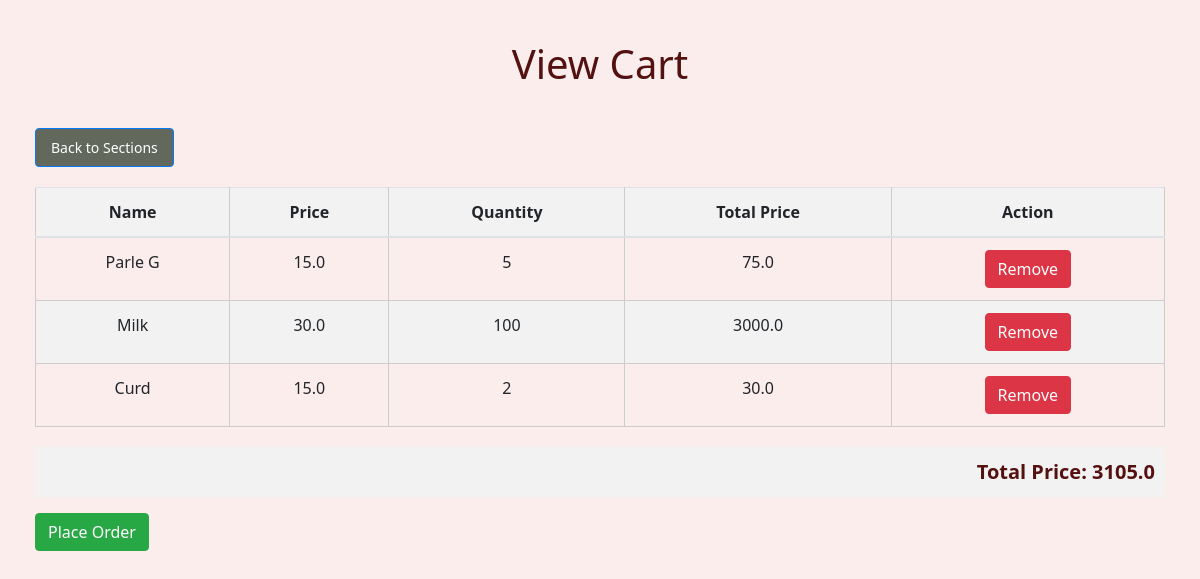
Screenshot of /view_cart (signed in) with the database file from the repository.
### model.py (models this page shows, shortened)
class Cart(db.Model):
    id = db.Column(db.Integer, primary_key=True)
    user_id = db.Column(db.Integer, db.ForeignKey('user.id'), nullable=False)
    user = db.relationship('User', backref=db.backref('Cart', lazy=True))
    product_id = db.Column(db.Integer, db.ForeignKey('product.id'), nullable=False)
    product = db.relationship('Product', backref=db.backref('Cart', lazy=True))
    quantity = db.Column(db.Integer, nullable=False)

class Product(db.Model):
    id = db.Column(db.Integer, primary_key=True)
    name = db.Column(db.String(80), unique=True, nullable=False)
    price = db.Column(db.Float, nullable=False)
    manufacture_date = db.Column(db.DateTime , nullable = False)
    exp_date = db.Column(db.DateTime , nullable = False)
    section_id = db.Column(db.Integer, db.ForeignKey('section.id'), nullable=False)
    units = db.Column(db.Integer,nullable = False)
    section = db.relationship('Section', backref=db.backref('products', lazy=True))

### user.py (the view)
@app.route('/view_cart')
@login_required
def view_cart():
    user_id = current_user.id
    cart_items = Cart.query.filter_by(user_id=user_id).all()
    total_price = sum(item.product.price * item.quantity for item in cart_items)
    return render_template('view_cart.html', cart_items=cart_items, total_price=total_price)

### model.py (called while the page is built)
@login_manager.user_loader
def load_user(user_id):
    user = User.query.get(int(user_id))
    return user

### templates/view_cart.html (shortened to what this page needs)
<!DOCTYPE html>
<html>
<head>
    <link rel="stylesheet" href="https://maxcdn.bootstrapcdn.com/bootstrap/4.5.2/css/bootstrap.min.css">
</head>
<body>
    <div class="container">
        <h1>View Cart</h1>
        <a href="{{ url_for('user_sections') }}" class="btn btn-primary">Back to Sections</a>
        <table class="table">
            <thead>
                <tr>
                    <th>Name</th>
                    <th>Price</th>
                    <th>Quantity</th>
                    <th>Total Price</th>
                    <th>Action</th>
                </tr>
            </thead>
            <tbody>
                {% for item in cart_items %}
                <tr>
                    <td>{{ item.product.name }}</td>
                    <td>{{ item.product.price }}</td>
                    <td>{{ item.quantity }}</td>
                    <td>{{ item.quantity * item.product.price }}</td>
                    <td>
                        <form method="POST" action="{{ url_for('delete_cart_item', cart_item_id=item.id) }}">
                            <button type="submit" onclick="return confirm('Are you sure you want to remove this item from the cart?')" class="btn btn-danger">Remove</button>
                        </form>
                    </td>
                </tr>
                {% endfor %}
            </tbody>
        </table>
        <p class="total-price">Total Price: {{ total_price }}</p>
        <a href="{{ url_for('order_placed') }}" class="btn btn-success">Place Order</a>
    </div>
</body>
</html>

### templates/view_cart.html (style rules this page uses)
body { font-family: system-ui, -apple-system, BlinkMacSystemFont, 'Segoe UI', Roboto, Oxygen, Ubuntu, Cantarell, 'Open Sans', 'Helvetica Neue', sans-serif; background-color: #fceded; padding: 20px; }
.container { max-width: 1200px; margin: 0 auto; }
h1 { margin-top: 20px; margin-bottom: 40px; text-align: center; font-size: 40px; color: #551010; text-shadow: 1px 1px #f2f2f2; }
.btn-primary { padding: 8px 15px; font-size: 14px; border-radius: 4px; background-color: #62695c; border-color: #007bff; }
table { width: 100%; border-collapse: collapse; margin-top: 20px; }
.total-price { font-weight: bolder; margin-top: 20px; text-align: right; font-size: 20px; color: #551010; padding: 10px; border-radius: 4px; background-color: #f2f2f2; }
th, td { padding: 12px 15px; text-align: center; border: 1px solid #ccc; }
th { background-color: #f2f2f2; }
tbody tr:nth-child(even) { background-color: #f2f2f2; }
form { display: inline-block; }

### rows the page displays
Cart: product.name "Parle G", product.price "15.0", quantity "5", item.quantity*item.product.price "75.0"
Cart: product.name "Milk", product.price "30.0", quantity "100", item.quantity*item.product.price "3000.0"
Cart: product.name "Curd", product.price "15.0", quantity "2", item.quantity*item.product.price "30.0"

### other values shown
{{ total_price }} "3105.0"
